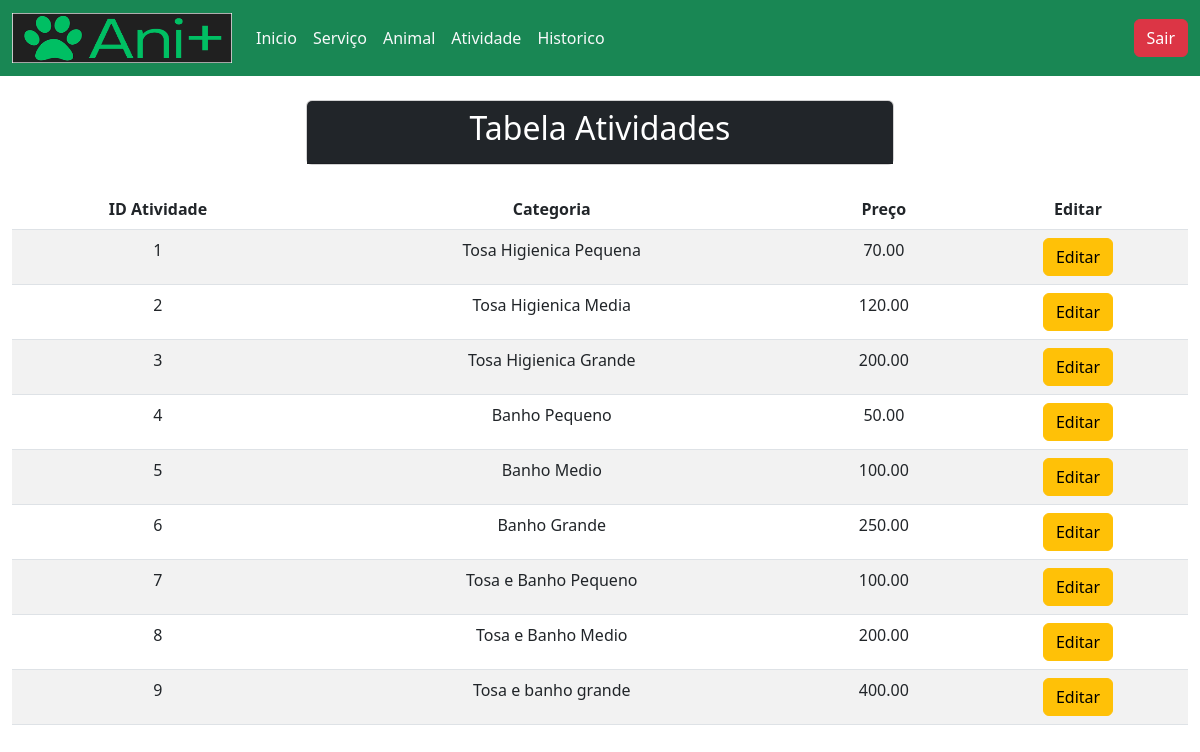
Page /atividade/tabAtividade.php (signed in) on the committed database.
### tables this page shows
CREATE TABLE `atividade` (
  `IdAtividade` int(11) NOT NULL,
  `NomeAtividade` varchar(30) NOT NULL,
  `Valor` decimal(15,2) NOT NULL
);

### atividade/tabAtividade.php (the view, shortened to what this page needs)
<?php
include "../ucabecalho/uCabecalho.php";
include "../conexao/conexao.php";
$query = "select IdAtividade, NomeAtividade, Valor FROM atividade";
$resultado = mysqli_query($conexao, $query);
?>
<div class="card mt-4 mb-4 col-md-6 col-sm-12  offset-md-3 text-center">
	<div class="card-header bg-dark text-white"><h2>Tabela Atividades</h2></div>
</div>
<table class="table table-hover table-striped">
	<thead class="text-center">
		<tr>
			<th>ID Atividade</th>
			<th>Categoria</th>
			<th>Preço</th>
			<th>Editar</th>
		</tr>
	</thead>
	<tbody class="text-center">
		<?php
		while ($linha = mysqli_fetch_array($resultado)) {
		?>
			<tr>
				<td><?php echo $linha["IdAtividade"]; ?></td>
				<td><?php echo $linha["NomeAtividade"]; ?></td>
				<td><?php echo $linha["Valor"]; ?></td>
				<td><a class="btn btn-warning" href="./editAtv.php?id=<?php echo $linha["IdAtividade"];?>">Editar</a></td>
            </tr>
		<?php
		}
		?>
	</tbody>
</table>
<?php
 include "../urodape/uRodape.php";
 ?>

### rows in the picture
atividade: IdAtividade "1", NomeAtividade "Tosa Higienica Pequena", Valor "70.00"
atividade: IdAtividade "2", NomeAtividade "Tosa Higienica Media", Valor "120.00"
atividade: IdAtividade "3", NomeAtividade "Tosa Higienica Grande", Valor "200.00"
atividade: IdAtividade "4", NomeAtividade "Banho Pequeno", Valor "50.00"
atividade: IdAtividade "5", NomeAtividade "Banho Medio", Valor "100.00"
atividade: IdAtividade "6", NomeAtividade "Banho Grande", Valor "250.00"
atividade: IdAtividade "7", NomeAtividade "Tosa e Banho Pequeno", Valor "100.00"
atividade: IdAtividade "8", NomeAtividade "Tosa e Banho Medio", Valor "200.00"
atividade: IdAtividade "9", NomeAtividade "Tosa e banho grande", Valor "400.00"
